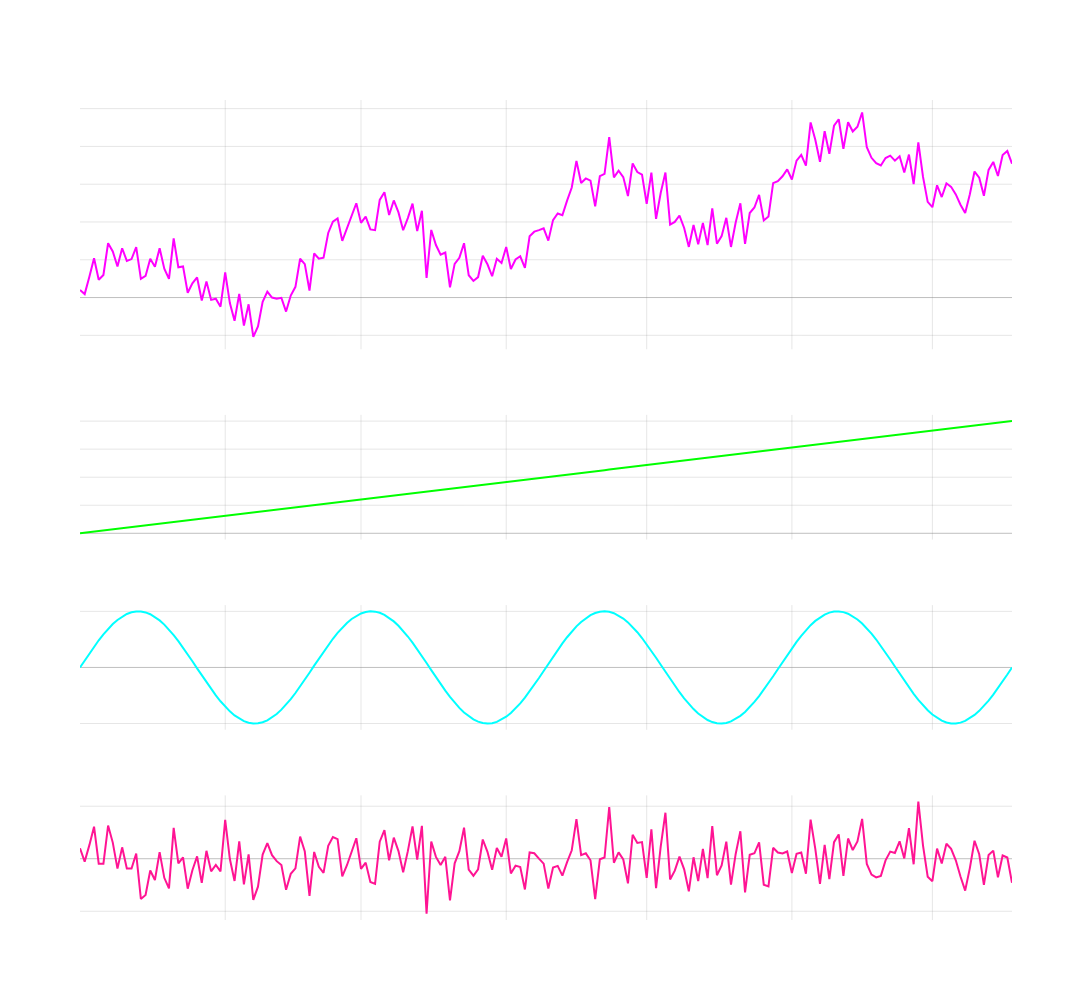

Here is the notebook cell this chart was saved with:
### Markdown cell above
##### ️ Time Series can be Decomposed into Trend, Shock, and Seasonality

Oftentimes we are interested in potential underlying structure in a time series

- Trend indicates long-term underlying directional move (trajectory)

- Seasonality refers to patterns repeating at fixed intervals

- Shock or residuals represent random fluctiations or unexpected events in data

### Code cell
# Generate sample time series with trend, seasonality and shock
np.random.seed(42)
n_points = 200
dates = [datetime(2024,1,1) + timedelta(days=int(x)) for x in range(n_points)]

# Create components
trend = np.linspace(0, 20, n_points)  # Linear trend
seasonality = 5 * np.sin(np.linspace(0, 8*np.pi, n_points))  # Seasonal component
shock = np.random.normal(0, 2, n_points)  # Random shock

# Combine components
time_series = trend + seasonality + shock

# Create subplots
fig = make_subplots(
    rows=4, cols=1,
    subplot_titles=('Complete Time Series', 'Trend Component', 'Seasonal Component', 'Random Shock Component'),
    vertical_spacing=0.08,
    row_heights=[0.4, 0.2, 0.2, 0.2]
)

# Add complete time series
fig.add_trace(
    go.Scatter(
        x=dates,
        y=time_series,
        mode='lines',
        line=dict(color='rgba(255, 0, 255, 1)'),  # Neon purple
        name='Time Series'
    ),
    row=1, col=1
)

# Add trend component
fig.add_trace(
    go.Scatter(
        x=dates,
        y=trend,
        mode='lines',
        line=dict(color='rgba(0, 255, 0, 1)'),  # Neon green
        name='Trend'
    ),
    row=2, col=1
)

# Add seasonal component
fig.add_trace(
    go.Scatter(
        x=dates,
        y=seasonality,
        mode='lines',
        line=dict(color='rgba(0, 255, 255, 1)'),  # Neon cyan
        name='Seasonality'
    ),
    row=3, col=1
)

# Add shock component
fig.add_trace(
    go.Scatter(
        x=dates,
        y=shock,
        mode='lines',
        line=dict(color='rgba(255, 20, 147, 1)'),  # Neon pink
        name='Shock'
    ),
    row=4, col=1
)

# Update layout
fig.update_layout(
    height=1000,
    width=1200,
    showlegend=False,
    plot_bgcolor='rgba(0,0,0,0)',
    paper_bgcolor='rgba(0,0,0,0)',
    font=dict(color='white')
)

# Update axes
fig.update_xaxes(
    showgrid=True,
    gridwidth=1,
    gridcolor='rgba(128,128,128,0.2)',
    zeroline=True,
    zerolinewidth=1,
    zerolinecolor='rgba(128,128,128,0.5)'
)
fig.update_yaxes(
    showgrid=True,
    gridwidth=1,
    gridcolor='rgba(128,128,128,0.2)',
    zeroline=True,
    zerolinewidth=1,
    zerolinecolor='rgba(128,128,128,0.5)'
)

fig.show()

### Figure 1 — Plotly figure (JSON) as saved in the notebook; plotly's stock layout.template omitted (floating-point values rounded to 4 significant figures; data arrays with more than 128 entries replaced by an {"elided": "..."} marker saying what was removed)
{"data": [{"line": {"color": "rgba(255, 0, 255, 1)"}, "mode": "lines", "name": "Time Series", "type": "scatter", "x": {"elided": "200 str values"}, "xaxis": "x", "y": {"elided": "200 float values"}, "yaxis": "y"}, {"line": {"color": "rgba(0, 255, 0, 1)"}, "mode": "lines", "name": "Trend", "type": "scatter", "x": {"elided": "200 str values"}, "xaxis": "x2", "y": {"elided": "200 float values"}, "yaxis": "y2"}, {"line": {"color": "rgba(0, 255, 255, 1)"}, "mode": "lines", "name": "Seasonality", "type": "scatter", "x": {"elided": "200 str values"}, "xaxis": "x3", "y": {"elided": "200 float values"}, "yaxis": "y3"}, {"line": {"color": "rgba(255, 20, 147, 1)"}, "mode": "lines", "name": "Shock", "type": "scatter", "x": {"elided": "200 str values"}, "xaxis": "x4", "y": {"elided": "200 float values"}, "yaxis": "y4"}], "layout": {"annotations": [{"font": {"size": 16}, "showarrow": false, "text": "Complete Time Series", "x": 0.5, "xanchor": "center", "xref": "paper", "y": 1, "yanchor": "bottom", "yref": "paper"}, {"font": {"size": 16}, "showarrow": false, "text": "Trend Component", "x": 0.5, "xanchor": "center", "xref": "paper", "y": 0.616, "yanchor": "bottom", "yref": "paper"}, {"font": {"size": 16}, "showarrow": false, "text": "Seasonal Component", "x": 0.5, "xanchor": "center", "xref": "paper", "y": 0.384, "yanchor": "bottom", "yref": "paper"}, {"font": {"size": 16}, "showarrow": false, "text": "Random Shock Component", "x": 0.5, "xanchor": "center", "xref": "paper", "y": 0.152, "yanchor": "bottom", "yref": "paper"}], "font": {"color": "white"}, "height": 1000, "paper_bgcolor": "rgba(0,0,0,0)", "plot_bgcolor": "rgba(0,0,0,0)", "showlegend": false, "width": 1200, "xaxis": {"anchor": "y", "domain": [0, 1], "gridcolor": "rgba(128,128,128,0.2)", "gridwidth": 1, "showgrid": true, "zeroline": true, "zerolinecolor": "rgba(128,128,128,0.5)", "zerolinewidth": 1}, "xaxis2": {"anchor": "y2", "domain": [0, 1], "gridcolor": "rgba(128,128,128,0.2)", "gridwidth": 1, "showgrid": true, "zeroline": true, "zerolinecolor": "rgba(128,128,128,0.5)", "zerolinewidth": 1}, "xaxis3": {"anchor": "y3", "domain": [0, 1], "gridcolor": "rgba(128,128,128,0.2)", "gridwidth": 1, "showgrid": true, "zeroline": true, "zerolinecolor": "rgba(128,128,128,0.5)", "zerolinewidth": 1}, "xaxis4": {"anchor": "y4", "domain": [0, 1], "gridcolor": "rgba(128,128,128,0.2)", "gridwidth": 1, "showgrid": true, "zeroline": true, "zerolinecolor": "rgba(128,128,128,0.5)", "zerolinewidth": 1}, "yaxis": {"anchor": "x", "domain": [0.696, 1], "gridcolor": "rgba(128,128,128,0.2)", "gridwidth": 1, "showgrid": true, "zeroline": true, "zerolinecolor": "rgba(128,128,128,0.5)", "zerolinewidth": 1}, "yaxis2": {"anchor": "x2", "domain": [0.464, 0.616], "gridcolor": "rgba(128,128,128,0.2)", "gridwidth": 1, "showgrid": true, "zeroline": true, "zerolinecolor": "rgba(128,128,128,0.5)", "zerolinewidth": 1}, "yaxis3": {"anchor": "x3", "domain": [0.232, 0.384], "gridcolor": "rgba(128,128,128,0.2)", "gridwidth": 1, "showgrid": true, "zeroline": true, "zerolinecolor": "rgba(128,128,128,0.5)", "zerolinewidth": 1}, "yaxis4": {"anchor": "x4", "domain": [0, 0.152], "gridcolor": "rgba(128,128,128,0.2)", "gridwidth": 1, "showgrid": true, "zeroline": true, "zerolinecolor": "rgba(128,128,128,0.5)", "zerolinewidth": 1}}}
